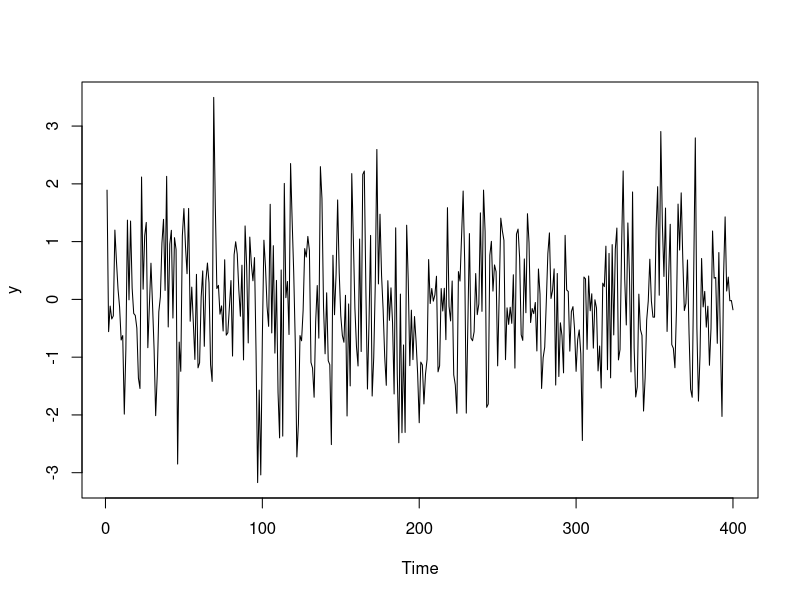
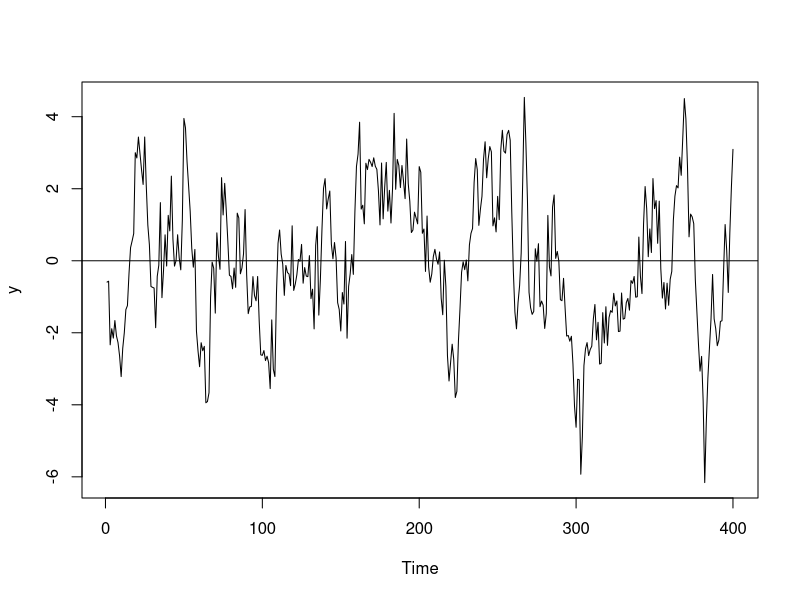
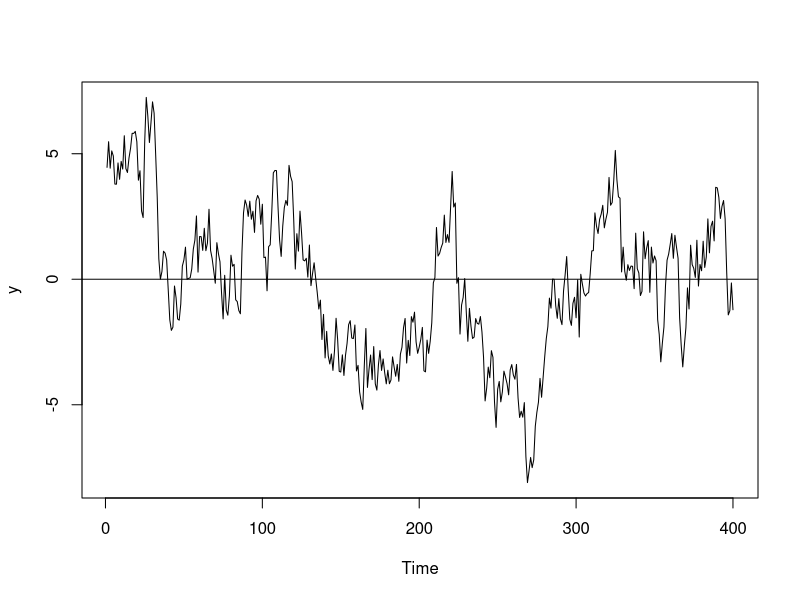
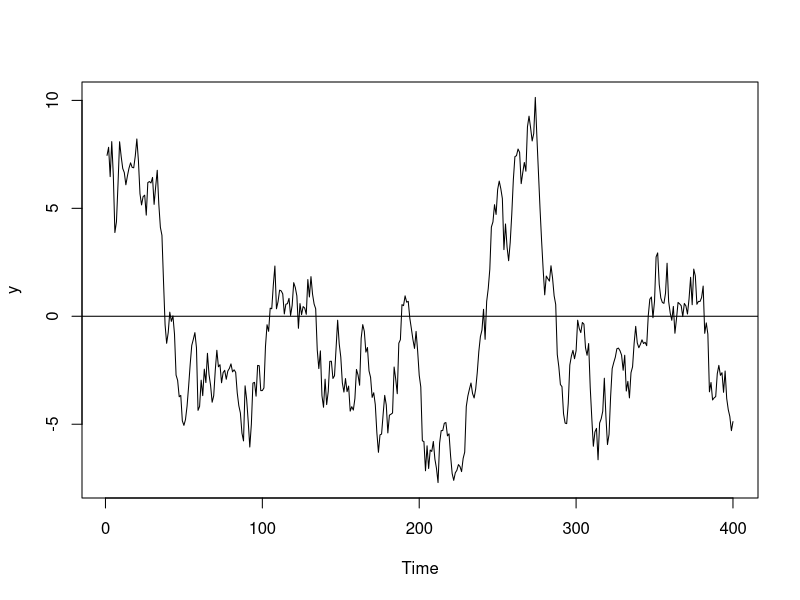
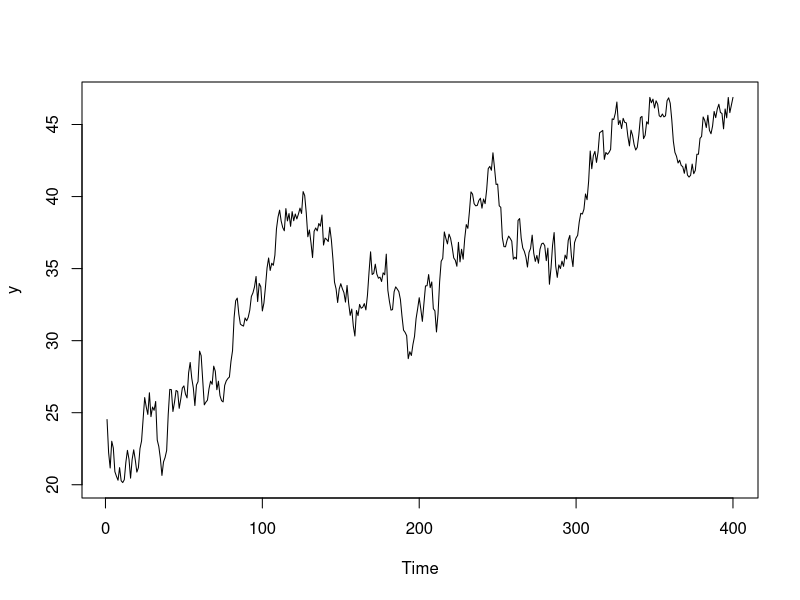
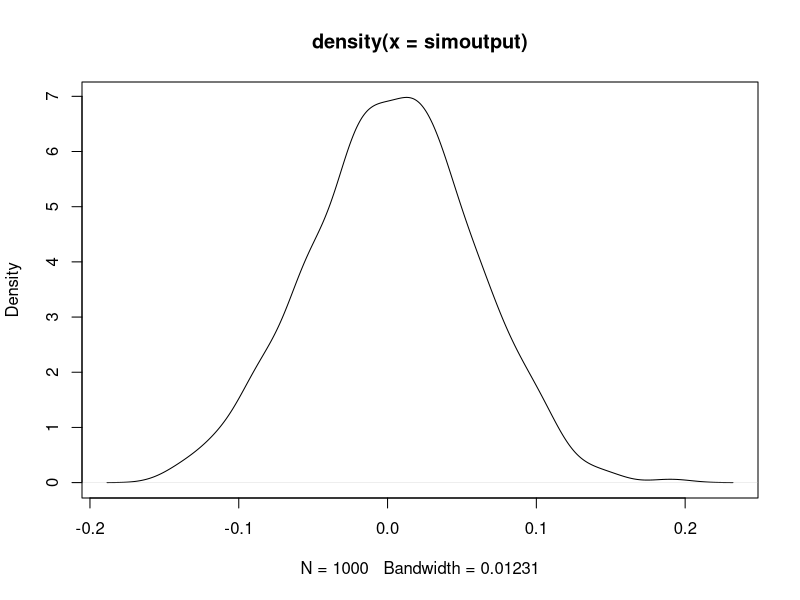

Reproduce these figures in R, in order.
y <- arima.sim(list(ar=0.2), n=400)
plot(y)

y <- arima.sim(list(ar=0.9), n=400)
plot(y)
abline(a=0,b=0)

y <- arima.sim(list(ar=0.95), n=400)
plot(y)
abline(a=0,b=0)

y <- arima.sim(list(ar=0.99), n=400)
plot(y)
abline(a=0,b=0)

y <- arima.sim(list(ar=0.9999), n=400)
plot(y)
abline(a=0,b=0)

set.seed(200)
simoutput <- replicate(1000, {
  y <- arima.sim(list(ar=0.999), n=400)
  x <- arima.sim(list(ar=0.1), n=400)
  cor(y, x)
})
plot(density(simoutput))
